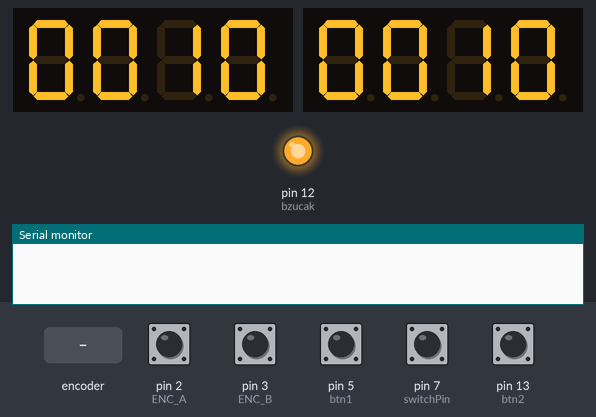
The sketch below on a simulated Arduino Uno, built with avr-gcc and run on an emulated ATmega328P. Shown: 2 × 4-digit seven-segment display, output pins drawn as LEDs (lit = HIGH), the last lines printed to the serial monitor. The inputs (shaded band) are chosen by the test bench; at power-on: pin 2 (ENC_A), pin 3 (ENC_B), pin 7 (switchPin) HIGH, pin 5 (btn1), pin 13 (btn2) LOW.

Above: at 8.6 s.
8.7 s: pin 5 (btn1) pulled HIGH for 0.15 s
At 11.4 s:
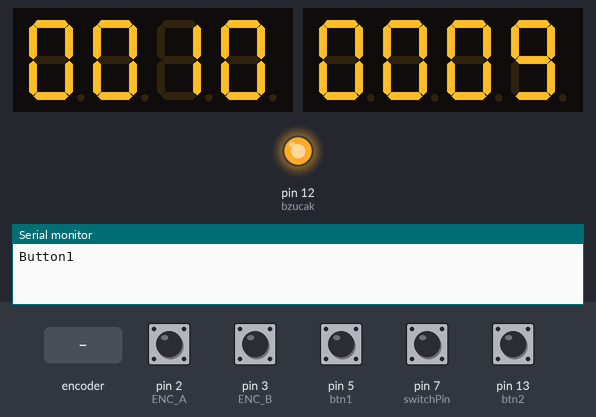
11.8 s: pin 13 (btn2) pulled HIGH for 0.15 s
At 14.2 s:
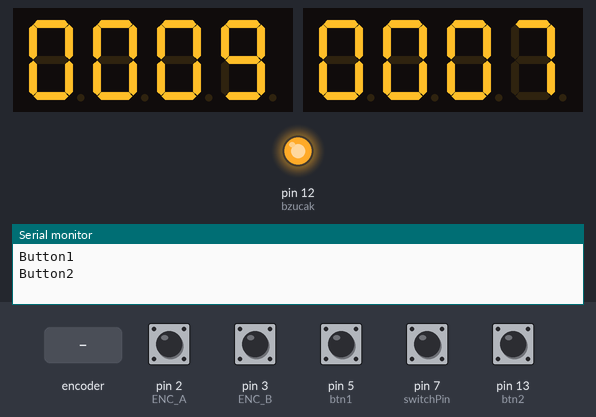
14.9 s: pin 5 (btn1) pulled HIGH for 1 s
At 17.2 s:
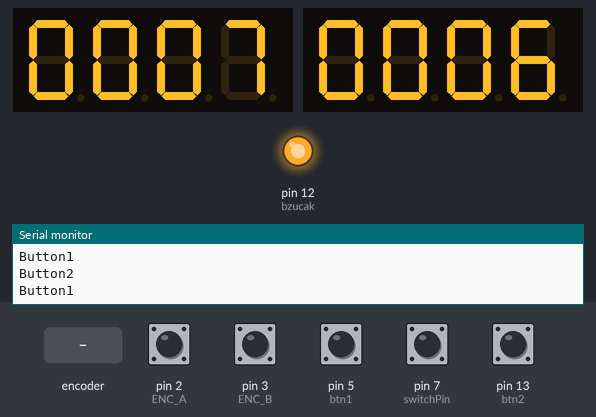
18.9 s: pin 13 (btn2) pulled HIGH for 1 s
At 21.8 s:
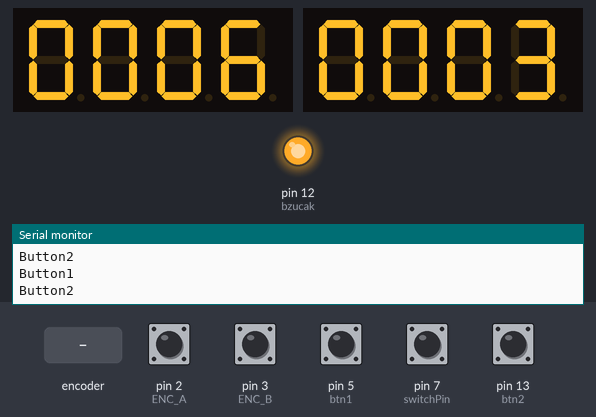
22.9 s: rotary encoder on pin 2 (ENC_A) / pin 3 (ENC_B) turned 1 step (first pin leading)
26.1 s: pin 7 (switchPin) pulsed LOW 5 times (0.12 s each, 0.3 s apart)
At 30.4 s:
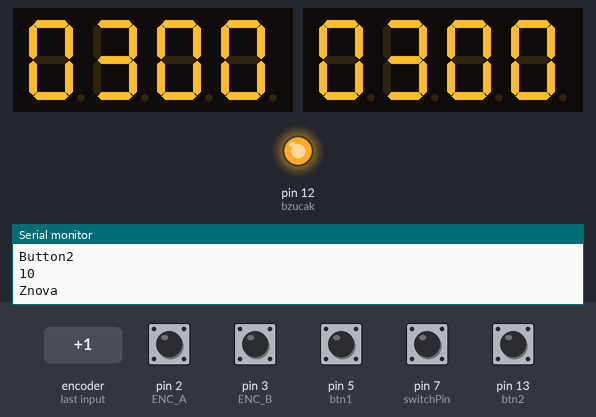

The sketch:

clock_1.5.ino
```cpp
#include <TM1637Display.h>
#define CLK1 4  //diplej 1
#define DIO1 6

#define CLK2 8  //displej 2
#define DIO2 9

#define ENC_A 2   //rotacni enkoder
#define ENC_B 3

//#define switchPin 7

int switchState = HIGH;

int btn1 = 5;
int btn2 = 13;
int bzucak = 12;
int switchPin = 7;

TM1637Display diplej1(CLK1, DIO1);
TM1637Display diplej2(CLK2, DIO2);

unsigned long cas1 = 10; //sekund
unsigned long cas2 = 10;

bool button1Last = 1;
bool button2Last = 1;
bool switchLast = 1;
bool win = false;
bool setTime = false;

//pocet tahu
int moves1 = 0;
int moves2 = 0;

bool player1 = false;
bool player2 = false;


unsigned long _lastIncReadTime = micros();
unsigned long _lastDecReadTime = micros();
int _pauseLength = 25000;
int _fastIncrement = 10;

volatile int counter = 0;
int lastCounter = 0;


void Init();
void Delay(int x);
void CheckBtns();
void Win();


void setup() {

  Serial.begin(9600);

  // I/O
  pinMode(btn1,INPUT);
  pinMode(btn2,INPUT);
  pinMode(bzucak, OUTPUT);


  //diplej
  diplej1.setBrightness(15);
  diplej1.showNumberDec(0,true);
  diplej2.setBrightness(15);
  diplej2.showNumberDec(0,true);

  digitalWrite(bzucak, HIGH);  //vypnuti bzucaku


  pinMode(ENC_A, INPUT_PULLUP);   //nastaveni pinu pro enkoder
  pinMode(ENC_B, INPUT_PULLUP);
  pinMode(switchPin, INPUT_PULLUP);
  attachInterrupt(digitalPinToInterrupt(ENC_A), read_encoder, CHANGE);    //preruseni pro enkoder
  attachInterrupt(digitalPinToInterrupt(ENC_B), read_encoder, CHANGE);


  delay(10);

  Init();
}


void loop() {


  uint8_t vypis1[] = { 0, 0, 0, 0 };
  uint8_t vypis2[] = { 0, 0, 0, 0 };

  vypis1[0] = diplej1.encodeDigit(cas1/600);
  vypis1[1] = diplej1.encodeDigit((cas1/60)%10);
  vypis1[2] = diplej1.encodeDigit((cas1%60)/10);
  vypis1[3] = diplej1.encodeDigit((cas1%60)%10);

  vypis2[0] = diplej2.encodeDigit(cas2/600);
  vypis2[1] = diplej2.encodeDigit((cas2/60)%10);
  vypis2[2] = diplej2.encodeDigit((cas2%60)/10);
  vypis2[3] = diplej2.encodeDigit((cas2%60)%10);

  if(cas1 == 0 || cas2 == 0)
  {
    player1 = false;
    player2 = false;

    setTime = true;
    win = true;
    Win(vypis1, vypis2);
  }

  diplej1.setSegments(vypis1);
  diplej2.setSegments(vypis2);

  if(player1 && cas1 > 0) cas1--;
  if(player2 && cas2 > 0) cas2--;


  Delay(1000);
  /*vypis1[1] += 128;
  diplej1.setSegments(vypis1);
  vypis2[1] += 128;
  diplej2.setSegments(vypis2);*/

}


void Delay(int x)
{
  unsigned long start = millis();

  while (millis() - start <= x) {
       CheckBtns();
       if(setTime)Counter();
  }

}

void Counter()
{
    if(counter != lastCounter){
      Serial.println(counter);

      if(counter > lastCounter)
      {
        cas1 += 10;
        cas2 += 10;
      }
      else
      {
        cas1 += -10;
        cas2 += -10;
      }

      lastCounter = counter;
    }
}

void CheckBtns()
{
  int button1State = digitalRead(btn1);
  int button2State = digitalRead(btn2);
  int switchState = digitalRead(switchPin);

  if(win && !switchState && switchLast)
  //if(win && (button1State || button2State))
  {
    cas1 = 180;
    cas2 = 180;
    win = false;

    player1 = false;
    player2 = false;
    Serial.print("Znova\n");
  }
  else if(win && ((button1State && !button1Last ) || (button2State && !button2Last)))
  {
      diplej1.showNumberDec(moves1,false);
      diplej2.showNumberDec(moves2,false);

      delay(2000);
  }
  else if(button1State && !button1Last && !player2)
  {
    player1 = false;
    player2 = true;
    setTime = false;
    moves1++;
    //zahraj(1500, 400);
    Serial.print("Button1\n");
  }
  else if(button2State && !button2Last && !player1)
  {
    player1 = true;
    player2 = false;
    setTime = false;
    moves2++;
    //zahraj(1500, 400);
    Serial.print("Button2\n");
  }


  button1Last = button1State;
  button2Last = button2State;
  switchLast = switchState;
}


void zahraj(int frekvence, int doba) {

  tone(bzucak, frekvence, doba);
  Delay(200);
  digitalWrite(bzucak, HIGH);

}


void Win(uint8_t x[], uint8_t y[])
{
  while(win)
  {
    diplej1.clear();
    diplej2.clear();
    Delay(250);
    diplej1.setSegments(x);
    diplej2.setSegments(y);
    Delay(400);
  }

}

//--------------------------------------------------
void Init()
{

  delay(1000);
  diplej1.clear();
  diplej2.clear();
  for(int i=9;i>=0;i--){
    for(int j=0; j<=4; j++){
      diplej1.showNumberDec(i,false,j);
      diplej2.showNumberDec(i,false,j);
      delay(40);
    }
    diplej1.clear();
    diplej2.clear();
    delay(100);
  }

  diplej1.showNumberDec(0,true);delay(100);
  diplej1.clear();delay(100);
  diplej1.showNumberDec(0,true);delay(100);
  diplej1.clear();delay(100);
  diplej2.showNumberDec(0,true);delay(100);
  diplej2.clear();delay(100);
  diplej2.showNumberDec(0,true);delay(100);
  diplej2.clear();delay(100);
  delay(600);
}

//Enkoder
//-------------------------------------------------

void read_encoder() {

  static uint8_t old_AB = 3;  // Lookup table index
  static int8_t encval = 0;   // Encoder value
  static const int8_t enc_states[]  = {0,-1,1,0,1,0,0,-1,-1,0,0,1,0,1,-1,0}; // Lookup table

  old_AB <<=2;  // Remember previous state

  if (digitalRead(ENC_A)) old_AB |= 0x02; // Add current state of pin A
  if (digitalRead(ENC_B)) old_AB |= 0x01; // Add current state of pin B

  encval += enc_states[( old_AB & 0b00001111 )];    // maskovani prvních 4 bitů na 0


  // Update counter if encoder has rotated a full indent, that is at least 4 steps
  if( encval > 3 ) {        // Four steps forward
    int changevalue = 10;
    if((micros() - _lastIncReadTime) < _pauseLength) {                  //zrychlena inkrementace
      changevalue = _fastIncrement * changevalue;
    }
    _lastIncReadTime = micros();
    counter = counter + changevalue;
    //cas1 += changevalue;
    //cas2 += changevalue;
    encval = 0;
  }
  else if( encval < -3 ) {        // Four steps backward
    int changevalue = -10;
    if((micros() - _lastDecReadTime) < _pauseLength) {
      changevalue = _fastIncrement * changevalue;
    }
    _lastDecReadTime = micros();
    counter = counter + changevalue;
    //cas1 += changevalue;
    //cas2 += changevalue;
    encval = 0;
  }
}
```

Measured:
- after the input at 8.7 s, the display: changes after 1.9 s (image 1)
